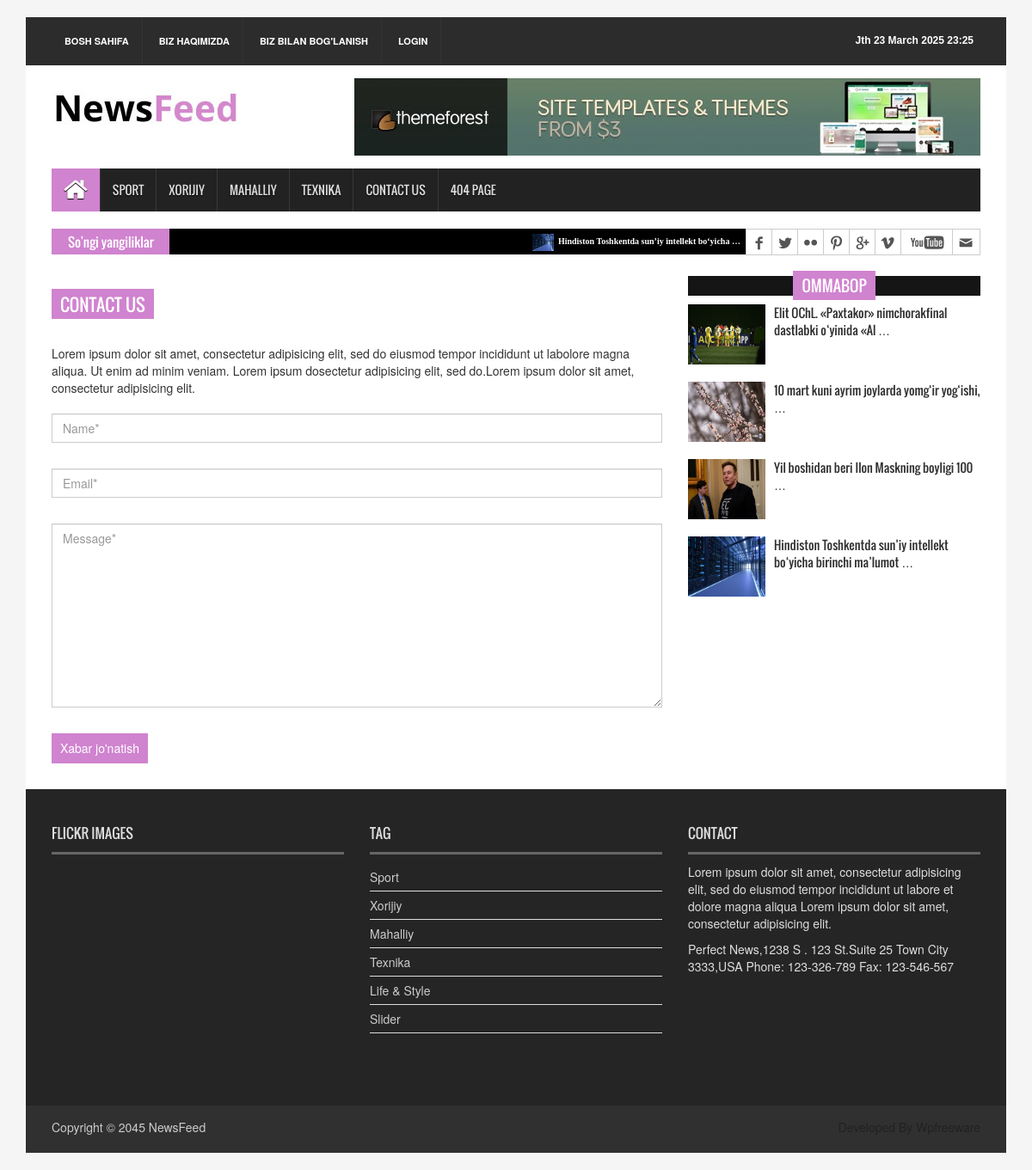
The app's page /contact/, older data.
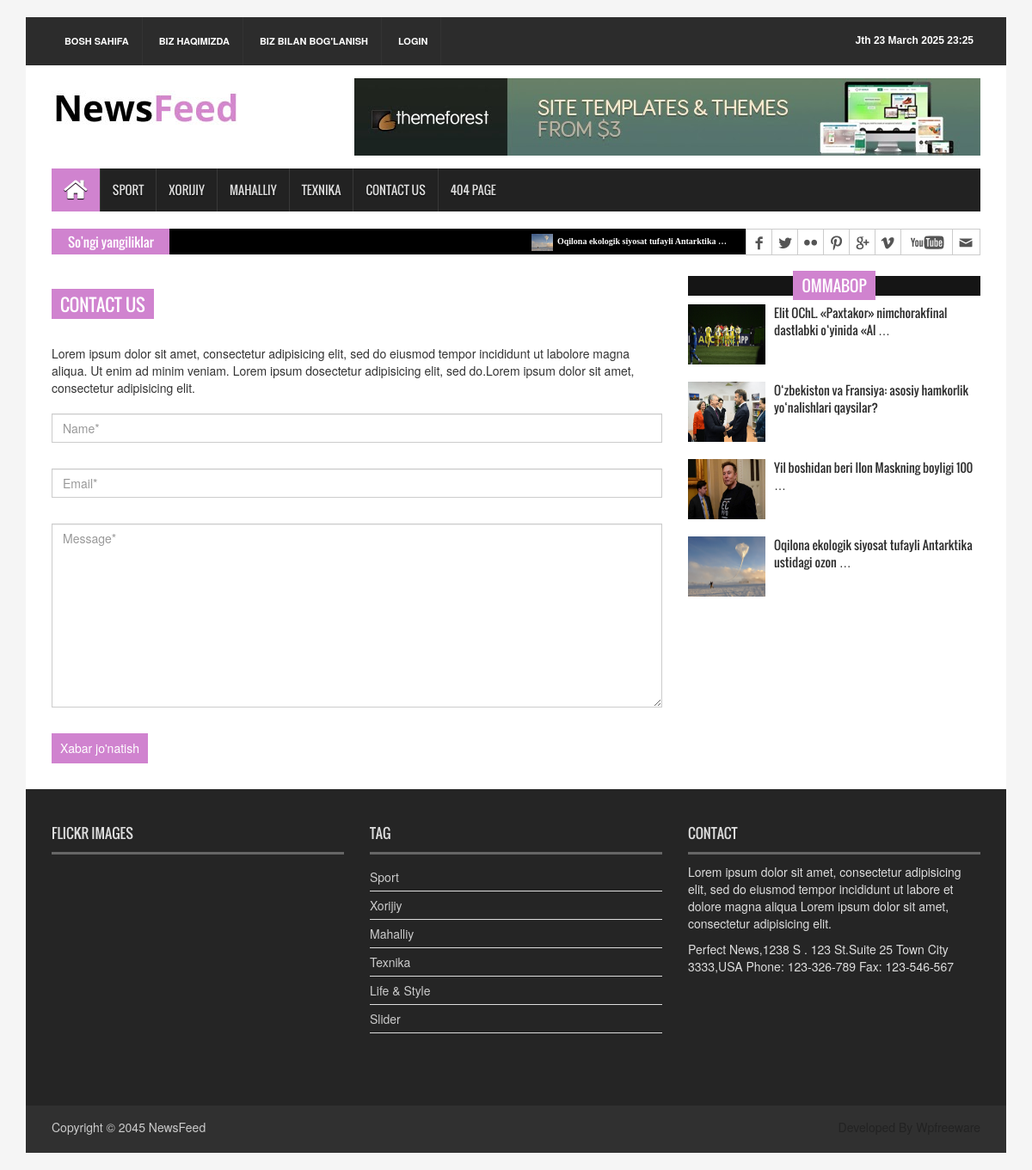
The same page, newer data.
### news_app/models.py (models this page shows, shortened)
class Category(models.Model):
    name = models.CharField(max_length=100)

class News(models.Model):
    class Status(models.TextChoices):
        Drafted = 'DF', 'Draft'
        Published = 'PB', 'Publish'
    title = models.CharField(max_length=200)
    slug = models.SlugField(max_length=200)
    image = models.ImageField(upload_to='news/images', null=True, blank=True)
    body = models.TextField()
    category = models.ForeignKey(Category, on_delete=models.CASCADE)
    published_time = models.DateTimeField(default=timezone.now)
    created_time = models.DateTimeField(auto_now_add=True)
    updated_time = models.DateTimeField(auto_now=True)
    status = models.CharField(
        max_length=2,
        choices= Status.choices,
        default=Status.Drafted,
    )
    objects = models.Manager()  # Default manager
    published = PublishedManager()  # Custom manager
    class Meta:
        ordering = ['-published_time']
    def get_absolute_url(self):
        return reverse('detailview', kwargs={'slug': self.slug})

### news_app/views.py (the view, shortened to what this page needs)
# urls.py: path('contact/', ContactsFormView.as_view(), name='contact'),  # Aloqa formasi
class ContactsFormView(TemplateView):
    template_name = 'news/contact.html'
    def get(self, request, *args, **kwargs):
        form = ContactForm()
        return render(request, self.template_name, {'form': form})

### news_app/forms.py
class ContactForm(forms.ModelForm):
    class Meta:
        model = Contact
        fields = '__all__'

### news_app/context_processor.py (called while the page is built)
def global_context(request):
    return {
        'news_list' : News.published.all()[:10],
        'categories' : Category.objects.all(),
        'mahalliy_one' : News.published.filter(category__name='Mahalliy').first(),
        'sport_one' : News.published.filter(category__name='Sport').first(),
        'texnik_one' : News.published.filter(category__name='Texnika').first(),
        'xorij_one' : News.published.filter(category__name='Xorijiy').first(),
    }

### news_app/models.py (called while the page is built)
    def get_queryset(self):
        return super().get_queryset().filter(status=News.Status.Published)

### templates/news/contact.html
{% extends 'news/base.html' %}
{% block content %}
<section id="contentSection">
    <div class="row">
      <div class="col-lg-8 col-md-8 col-sm-8">
        <div class="left_content">
          <div class="contact_area">
            <h2>Contact Us</h2>
            <p>Lorem ipsum dolor sit amet, consectetur adipisicing elit, sed do eiusmod tempor incididunt ut labolore magna aliqua. Ut enim ad minim veniam. Lorem ipsum dosectetur adipisicing elit, sed do.Lorem ipsum dolor sit amet, consectetur adipisicing elit.</p>
            <form action="#" class="contact_form" method="post">{% csrf_token %}
              <input class="form-control" type="text" placeholder="Name*" name="name">
              <input class="form-control" type="email" placeholder="Email*" name="email">
              <textarea class="form-control" cols="30" rows="10" placeholder="Message*" name="message"></textarea>
              <input type="submit" value="Xabar jo'natish">
            </form>
          </div>
        </div>
      </div>
      <div class="col-lg-4 col-md-4 col-sm-4">
        <aside class="right_content">
          <div class="single_sidebar">
            <h2><span>Ommabop</span></h2>
            <ul class="spost_nav">
                {% if sport_one %}
              <li>
                <div class="media wow fadeInDown"> <a href="{{ sport_one.get_absolute_url }}" class="media-left"> <img alt="" src="{{ sport_one.image.url }}"> </a>
                  <div class="media-body"> <a href="{{ sport_one.get_absolute_url }}" class="catg_title">{{ sport_one.title|truncatewords:7 }}</a> </div>
                </div>
              </li>
                {% endif %}
                {% if mahalliy_one %}
              <li>
                <div class="media wow fadeInDown"> <a href="{{ mahalliy_one.get_absolute_url }}" class="media-left"> <img alt="" src="{{ mahalliy_one.image.url }}"> </a>
                  <div class="media-body"> <a href="{{ mahalliy_one.get_absolute_url }}" class="catg_title">{{ mahalliy_one.title|truncatewords:7 }}</a> </div>
                </div>
              </li>
                {% endif %}
                {% if xorij_one %}
              <li>
                <div class="media wow fadeInDown"> <a href="{{ xorij_one.get_absolute_url }}" class="media-left"> <img alt="" src="{{ xorij_one.image.url }}"> </a>
                  <div class="media-body"> <a href="{{ xorij_one.get_absolute_url }}" class="catg_title">{{ xorij_one.title|truncatewords:7 }}</a> </div>
                </div>
              </li>
                {% endif %}
                {% if texnik_one %}
              <li>
                <div class="media wow fadeInDown"> <a href="{{ texnik_one.get_absolute_url }}" class="media-left"> <img alt="" src="{{ texnik_one.image.url }}"> </a>
                  <div class="media-body"> <a href="{{ texnik_one.get_absolute_url }}" class="catg_title">{{ texnik_one.title|truncatewords:7 }}</a> </div>
                </div>
              </li>
                {% endif %}
            </ul>
          </div>
        </aside>
      </div>
    </div>
  </section>
{% endblock content %}

### templates/news/base.html (shortened to what this page needs)
{% load static %}
<!DOCTYPE html>
<html lang="en">
<head>
    <link rel="stylesheet" type="text/css" href="{% static 'news/css/bootstrap.min.css' %}">
    <link rel="stylesheet" type="text/css" href="{% static 'news/css/font-awesome.min.css' %}">
    <link rel="stylesheet" type="text/css" href="{% static 'news/css/animate.css' %}">
    <link rel="stylesheet" type="text/css" href="{% static 'news/css/font.css' %}">
    <link rel="stylesheet" type="text/css" href="{% static 'news/css/li-scroller.css' %}">
    <link rel="stylesheet" type="text/css" href="{% static 'news/css/slick.css' %}">
    <link rel="stylesheet" type="text/css" href="{% static 'news/css/jquery.fancybox.css' %}">
    <link rel="stylesheet" type="text/css" href="{% static 'news/css/theme.css' %}">
    <link rel="stylesheet" type="text/css" href="{% static 'news/css/style.css' %}">
</head>
<body>
<div class="container">
    <header id="header">
    <div class="row">
      <div class="col-lg-12 col-md-12 col-sm-12">
        <div class="header_top">
          <div class="header_top_left">
            <ul class="top_nav">
              <li><a href="{% url 'index' %}">Bosh sahifa</a></li>
              <li><a href="{% url '404' %}">Biz haqimizda</a></li>
              <li><a href="{% url 'contact' %}">Biz bilan bog'lanish</a></li>
                {% if user.is_authenticated %}
                    <li><a href="{% url 'logout' %}">logout: {{ user.username }}</a></li>
                {% else %}
                    <li><a href="{% url 'login' %}">login</a></li>
                {% endif %}
            </ul>
          </div>
          <div class="header_top_right">
            <p>{% now "JS H F Y H:i" %}</p>
          </div>
        </div>
      </div>
      <div class="col-lg-12 col-md-12 col-sm-12">
        <div class="header_bottom">
          <div class="logo_area"><a href="{% url 'index' %}" class="logo"><img src="{% static 'news/images/logo.jpg' %}" alt=""></a></div>
          <div class="add_banner"><a href="{% url '404' %}"><img src="{% static 'news/images/addbanner_728x90_V1.jpg' %}" alt=""></a></div>
        </div>
      </div>
    </div>
  </header>
  <section id="navArea">
    <nav class="navbar navbar-inverse" role="navigation">
      <div id="navbar" class="navbar-collapse collapse">
        <ul class="nav navbar-nav main_nav">
          <li class="active"><a href="{% url 'index' %}"><span class="fa fa-home desktop-home"></span><span class="mobile-show">Home</span></a></li>
                {% for category in categories %}
                    <li><a href="{% url 'categoryview' category.name %}">{{ category.name }}</a></li>
                {% endfor %}
          <li><a href="{% url 'contact' %}">Contact Us</a></li>
          <li><a href="{% url '404' %}">404 Page</a></li>
        </ul>
      </div>
    </nav>
  </section>
  <section id="newsSection">
    <div class="row">
      <div class="col-lg-12 col-md-12">
        <div class="latest_newsarea"> <span>So'ngi yangiliklar</span>
          <ul id="ticker01" class="news_sticker">
              {% for news in news_list %}
            <li><a href="{{ news.get_absolute_url }}"><img src="{{ news.image.url }}" alt="image_not">{{ news.title|truncatewords:5 }}</a></li>
              {% endfor %}
          </ul>
          <div class="social_area">
            <ul class="social_nav">
              <li class="facebook"><a href="{% url '404' %}"></a></li>
              <li class="twitter"><a href="{% url '404' %}"></a></li>
              <li class="flickr"><a href="{% url '404' %}"></a></li>
              <li class="pinterest"><a href="{% url '404' %}"></a></li>
              <li class="googleplus"><a href="{% url '404' %}"></a></li>
              <li class="vimeo"><a href="{% url '404' %}"></a></li>
              <li class="youtube"><a href="{% url '404' %}"></a></li>
              <li class="mail"><a href="{% url '404' %}"></a></li>
            </ul>
          </div>
        </div>
      </div>
    </div>
  </section>
{% block content %}
{% endblock content %}
<footer id="footer">
    <div class="footer_top">
      <div class="row">
        <div class="col-lg-4 col-md-4 col-sm-4">
          <div class="footer_widget wow fadeInLeftBig">
            <h2>Flickr Images</h2>
          </div>
        </div>
        <div class="col-lg-4 col-md-4 col-sm-4">
          <div class="footer_widget wow fadeInDown">
            <h2>Tag</h2>
            <ul class="tag_nav">
                {% for category in categories %}
                    <li><a href="{% url 'categoryview' category.name %}">{{ category.name }}</a></li>
                {% endfor %}
              <li><a href="{% url '404' %}">Life &amp; Style</a></li>
              <li><a href="{% url '404' %}">Slider</a></li>
            </ul>
          </div>
        </div>
        <div class="col-lg-4 col-md-4 col-sm-4">
          <div class="footer_widget wow fadeInRightBig">
            <h2>Contact</h2>
            <p>Lorem ipsum dolor sit amet, consectetur adipisicing elit, sed do eiusmod tempor incididunt ut labore et dolore magna aliqua Lorem ipsum dolor sit amet, consectetur adipisicing elit.</p>
            <address>
            Perfect News,1238 S . 123 St.Suite 25 Town City 3333,USA Phone: 123-326-789 Fax: 123-546-567
            </address>
          </div>
        </div>
      </div>
    </div>
    <div class="footer_bottom">
      <p class="copyright">Copyright &copy; 2045 <a href="{% url 'index' %}">NewsFeed</a></p>
      <p class="developer">Developed By Wpfreeware</p>
    </div>
  </footer>
</div>
</body>
</html>

### static/news/css/li-scroller.css (style rules this page uses)
ul.newsticker { position:relative; left:750px; font:bold 10px Verdana; list-style-type:none; margin:0; padding:0 }
ul.newsticker li { float:left; margin:0; padding:0 }
ul.newsticker a { white-space:nowrap; padding:0; color:#fff; margin:0 50px 0 0 }
ul.newsticker a > img { height:20px; margin-right:5px; width:25px }

### static/news/css/theme.css (style rules this page uses)
.navbar-inverse .navbar-nav > .active > a, .navbar-inverse .navbar-nav > .active > a:hover, .navbar-inverse .navbar-nav > .active > a:focus { background-color:#d083cf }
.latest_newsarea span { background:none repeat scroll 0 0 #d083cf }
.single_sidebar > h2 span { background:none repeat scroll 0 0 #d083cf }
.contact_area > h2 { background-color:#d083cf }
.contact_form input[type="submit"] { background-color:#d083cf }

Row changes from the older to the newer data that the page shows:
no longer on this page (row unchanged): News: image (picture), title "Hindiston Toshkentda sun’iy intellekt bo‘yicha …", title "Hindiston Toshkentda sun’iy intellekt bo‘yicha birinchi ma’lumot …"
no longer on this page (row unchanged): News: image (picture), title "10 mart kuni ayrim joylarda yomg‘ir yog‘ishi, …"
added News: image (picture), title "Oqilona ekologik siyosat tufayli Antarktika …", title "Oqilona ekologik siyosat tufayli Antarktika ustidagi ozon …"
added News: image (picture), title "O‘zbekiston va Fransiya: asosiy hamkorlik yo‘nalishlari qaysilar?"
